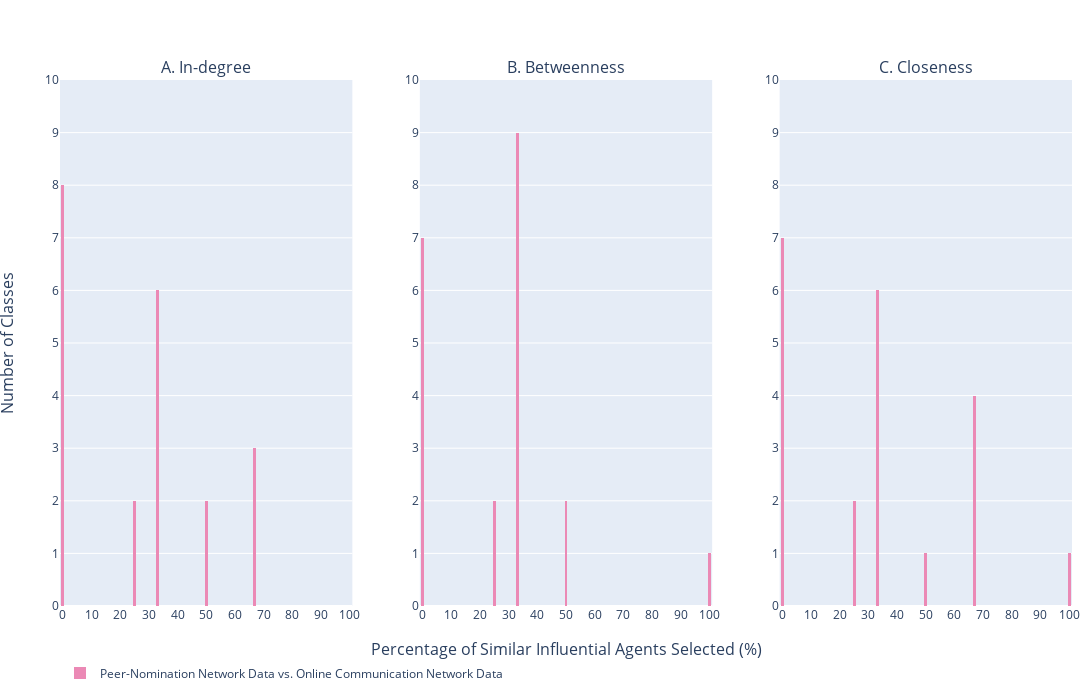

This figure's notebook cell:
### Code cell
# Figure
fig = go.Figure()
fig = make_subplots(rows=1, cols=3,
                    x_title='Percentage of Similar Influential Agents Selected (%)',
                    y_title='Number of Classes',
                    subplot_titles=('A. In-degree',
                                    'B. Betweenness',
                                    'C. Closeness'),
                    vertical_spacing = 0.1)
fig.add_trace(go.Histogram(x=x0,
                           name='Peer-Nomination Network Data vs. Online Communication Network Data',
                           xbins=dict(size=1),
                           marker_color='#EB89B5'),
              row=1, col=1)
fig.add_trace(go.Histogram(x=x1,
                           name='Peer-Nomination Network Data vs. Online Communication Network Data',
                           showlegend=False,
                           xbins=dict(size=1),
                           marker_color='#EB89B5'),
              row=1, col=2)
fig.add_trace(go.Histogram(x=x2,
                           name='Peer-Nomination Network Data vs. Online Communication Network Data',
                           showlegend=False,
                           xbins=dict(size=1),
                           marker_color='#EB89B5'),
              row=1, col=3)

# Combine histograms
fig.update_layout(width=1200, height=700,
                  xaxis1 = dict({'range': [-1, 101]}, tickmode = 'linear', tick0=0, dtick=10),
                  xaxis2 = dict({'range': [-1, 101]}, tickmode = 'linear', tick0=0, dtick=10),
                  xaxis3 = dict({'range': [-1, 101]}, tickmode = 'linear', tick0=0, dtick=10),
                  yaxis1 = dict({'range': [0, 10]}, tickmode = 'linear', tick0=0, dtick=1),
                  yaxis2 = dict({'range': [0, 10]}, tickmode = 'linear', tick0=0, dtick=1),
                  yaxis3 = dict({'range': [0, 10]}, tickmode = 'linear', tick0=0, dtick=1),
                  margin = dict(l=60, r=20, t=80, b=60),
                  legend = dict(orientation='h'),
                 )
fig.show()

### Figure 1 — Plotly figure (JSON) as saved in the notebook; plotly's stock layout.template omitted (floating-point values rounded to 4 significant figures)
{"data": [{"marker": {"color": "#EB89B5"}, "name": "Peer-Nomination Network Data vs. Online Communication Network Data", "x": [33, 33, 67, 33, 0, 0, 0, 0, 50, 33, 0, 0, 0, 67, 50, 33, 67, 33, 25, 0, 25], "xbins": {"size": 1}, "type": "histogram", "xaxis": "x", "yaxis": "y"}, {"marker": {"color": "#EB89B5"}, "name": "Peer-Nomination Network Data vs. Online Communication Network Data", "showlegend": false, "x": [100, 0, 33, 33, 0, 33, 0, 33, 0, 0, 0, 25, 0, 33, 50, 33, 33, 33, 25, 33, 50], "xbins": {"size": 1}, "type": "histogram", "xaxis": "x2", "yaxis": "y2"}, {"marker": {"color": "#EB89B5"}, "name": "Peer-Nomination Network Data vs. Online Communication Network Data", "showlegend": false, "x": [67, 33, 67, 33, 0, 33, 0, 0, 50, 33, 0, 0, 0, 67, 100, 33, 67, 33, 25, 0, 25], "xbins": {"size": 1}, "type": "histogram", "xaxis": "x3", "yaxis": "y3"}], "layout": {"xaxis": {"anchor": "y", "domain": [0.0, 0.2889], "range": [-1, 101], "tickmode": "linear", "tick0": 0, "dtick": 10}, "yaxis": {"anchor": "x", "domain": [0.0, 1.0], "range": [0, 10], "tickmode": "linear", "tick0": 0, "dtick": 1}, "xaxis2": {"anchor": "y2", "domain": [0.3556, 0.6444], "range": [-1, 101], "tickmode": "linear", "tick0": 0, "dtick": 10}, "yaxis2": {"anchor": "x2", "domain": [0.0, 1.0], "range": [0, 10], "tickmode": "linear", "tick0": 0, "dtick": 1}, "xaxis3": {"anchor": "y3", "domain": [0.7111, 1.0], "range": [-1, 101], "tickmode": "linear", "tick0": 0, "dtick": 10}, "yaxis3": {"anchor": "x3", "domain": [0.0, 1.0], "range": [0, 10], "tickmode": "linear", "tick0": 0, "dtick": 1}, "annotations": [{"font": {"size": 16}, "showarrow": false, "text": "A. In-degree", "x": 0.1444, "xanchor": "center", "xref": "paper", "y": 1.0, "yanchor": "bottom", "yref": "paper"}, {"font": {"size": 16}, "showarrow": false, "text": "B. Betweenness", "x": 0.5, "xanchor": "center", "xref": "paper", "y": 1.0, "yanchor": "bottom", "yref": "paper"}, {"font": {"size": 16}, "showarrow": false, "text": "C. Closeness", "x": 0.8556, "xanchor": "center", "xref": "paper", "y": 1.0, "yanchor": "bottom", "yref": "paper"}, {"font": {"size": 16}, "showarrow": false, "text": "Percentage of Similar Influential Agents Selected (%)", "x": 0.5, "xanchor": "center", "xref": "paper", "y": 0, "yanchor": "top", "yref": "paper", "yshift": -30}, {"font": {"size": 16}, "showarrow": false, "text": "Number of Classes", "textangle": -90, "x": 0, "xanchor": "right", "xref": "paper", "xshift": -40, "y": 0.5, "yanchor": "middle", "yref": "paper"}], "margin": {"l": 60, "r": 20, "t": 80, "b": 60}, "legend": {"orientation": "h"}, "width": 1200, "height": 700}}
